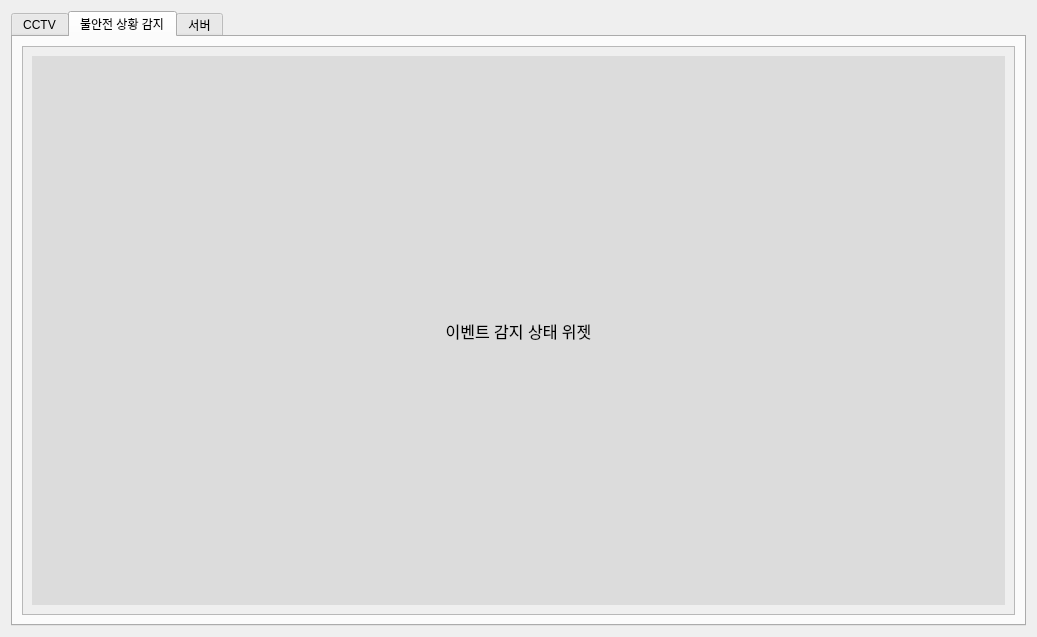
<?xml version="1.0" encoding="UTF-8"?>
<ui version="4.0">
 <class>Dialog</class>
 <widget class="QDialog" name="Dialog">
  <property name="geometry">
   <rect>
    <x>0</x>
    <y>0</y>
    <width>1037</width>
    <height>637</height>
   </rect>
  </property>
  <property name="windowTitle">
   <string>Dialog</string>
  </property>
  <layout class="QHBoxLayout" name="horizontalLayout">
   <item>
    <widget class="QTabWidget" name="tab_widget_system_status">
     <property name="currentIndex">
      <number>1</number>
     </property>
     <widget class="QWidget" name="tab">
      <attribute name="title">
       <string>CCTV</string>
      </attribute>
      <layout class="QHBoxLayout" name="horizontalLayout_2">
       <item>
        <widget class="QScrollArea" name="scroll_area_cctv_status">
         <property name="widgetResizable">
          <bool>true</bool>
         </property>
         <widget class="QWidget" name="scrollAreaWidgetContents">
          <property name="geometry">
           <rect>
            <x>0</x>
            <y>0</y>
            <width>993</width>
            <height>570</height>
           </rect>
          </property>
          <layout class="QHBoxLayout" name="horizontalLayout_5">
           <item>
            <layout class="QVBoxLayout" name="layout_cctv_status">
             <property name="spacing">
              <number>6</number>
             </property>
             <item>
              <widget class="QLabel" name="label_cctv_status_widget">
               <property name="font">
                <font>
                 <pointsize>12</pointsize>
                </font>
               </property>
               <property name="styleSheet">
                <string notr="true">background-color: rgb(220, 220, 220);</string>
               </property>
               <property name="text">
                <string>CCTV 상태 감지 위젯</string>
               </property>
               <property name="alignment">
                <set>Qt::AlignmentFlag::AlignCenter</set>
               </property>
              </widget>
             </item>
            </layout>
           </item>
          </layout>
         </widget>
        </widget>
       </item>
      </layout>
     </widget>
     <widget class="QWidget" name="tab_2">
      <attribute name="title">
       <string>불안전 상황 감지</string>
      </attribute>
      <layout class="QHBoxLayout" name="horizontalLayout_3">
       <item>
        <widget class="QScrollArea" name="scrollArea">
         <property name="widgetResizable">
          <bool>true</bool>
         </property>
         <widget class="QWidget" name="scrollAreaWidgetContents_2">
          <property name="geometry">
           <rect>
            <x>0</x>
            <y>0</y>
            <width>993</width>
            <height>570</height>
           </rect>
          </property>
          <layout class="QHBoxLayout" name="horizontalLayout_6">
           <item>
            <layout class="QVBoxLayout" name="layout_event_status">
             <item>
              <widget class="QLabel" name="label_event_status_widget">
               <property name="font">
                <font>
                 <pointsize>12</pointsize>
                </font>
               </property>
               <property name="styleSheet">
                <string notr="true">background-color: rgb(220, 220, 220);</string>
               </property>
               <property name="text">
                <string>이벤트 감지 상태 위젯</string>
               </property>
               <property name="alignment">
                <set>Qt::AlignmentFlag::AlignCenter</set>
               </property>
              </widget>
             </item>
            </layout>
           </item>
          </layout>
         </widget>
        </widget>
       </item>
      </layout>
     </widget>
     <widget class="QWidget" name="tab_3">
      <attribute name="title">
       <string>서버</string>
      </attribute>
      <layout class="QHBoxLayout" name="horizontalLayout_4">
       <item>
        <layout class="QVBoxLayout" name="layout_server_status">
         <item>
          <widget class="QLabel" name="label_server_status_widget">
           <property name="font">
            <font>
             <pointsize>12</pointsize>
            </font>
           </property>
           <property name="styleSheet">
            <string notr="true">background-color: rgb(220, 220, 220);</string>
           </property>
           <property name="text">
            <string>서버 상태 위젯</string>
           </property>
           <property name="alignment">
            <set>Qt::AlignmentFlag::AlignCenter</set>
           </property>
          </widget>
         </item>
        </layout>
       </item>
      </layout>
     </widget>
    </widget>
   </item>
  </layout>
 </widget>
 <resources/>
 <connections/>
</ui>
